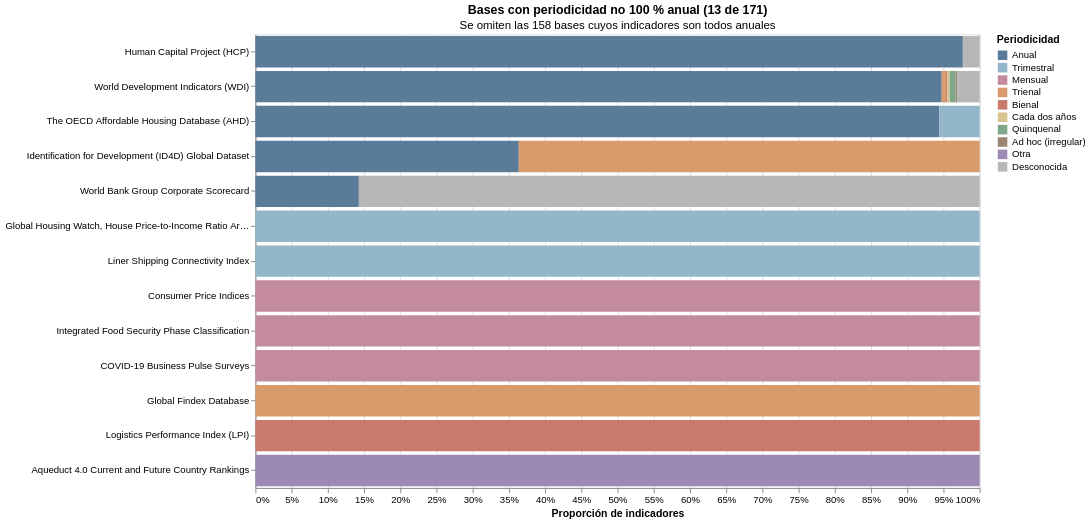

Notebook code cell kept with this figure:
### Markdown cell above
### 5.5 Barras apiladas de periodicidad

**Pregunta:** ¿qué bases del catálogo no son puramente anuales?  
**Codificación:** composición porcentual de cada base; se muestran **solo las bases que no son 100 % anuales**. Las restantes se omiten porque una barra completamente anual no aporta información.  
**Fuente:** metadatos de la API (`periodicity`).

Cada barra se etiqueta con el **nombre legible** de la base (el código queda en el tooltip). Las periodicidades se muestran sin agrupar y traducidas al español. El color es único por tipo de periodicidad y se repite en todas las barras.

**Lectura:** la periodicidad anual es casi universal; las excepciones son bases específicas (encuestas, precios, índices).

### Code cell
PERIODICITY_LABELS = {
    "Annual": "Anual",
    "Triennial": "Trienal",
    "Biennial": "Bienal",
    "Every two years": "Cada dos años",
    "Five-Year Interval": "Quinquenal",
    "Ad hoc [adhoc]": "Ad hoc (irregular)",
    "Monthly": "Mensual",
    "Quarterly": "Trimestral",
    "Other": "Otra",
    "Unknown": "Desconocida",
}

per_base = (
    indicators.groupby(["database_id", "periodicity"]).size().reset_index(name="count")
)
base_totals = per_base.groupby("database_id")["count"].sum()
shares = (
    per_base.pivot_table(
        index="database_id", columns="periodicity", values="count", fill_value=0
    )
    .div(base_totals, axis=0)
    .fillna(0)
)
shares["annual_share"] = shares.get("Annual", 0)
shares["quarterly_share"] = shares.get("Quarterly", 0)
shares["monthly_share"] = shares.get("Monthly", 0)
shares["other_share"] = 1 - shares[
    ["annual_share", "quarterly_share", "monthly_share"]
].sum(axis=1)
non_annual = shares[shares["annual_share"] < 1].copy()
non_annual["has_quarterly"] = (non_annual["quarterly_share"] > 0).astype(int)
non_annual["has_monthly"] = (non_annual["monthly_share"] > 0).astype(int)
non_annual = non_annual.sort_values(
    ["annual_share", "has_quarterly", "has_monthly", "other_share", "database_id"],
    ascending=[False, False, False, False, True],
)
non_annual_ids = non_annual.index.tolist()

per_non = per_base[per_base["database_id"].isin(non_annual_ids)].copy()
per_non["database_label"] = per_non["database_id"].map(
    lambda database_id: DB_LABELS.get(database_id, database_id)
)
per_non["periodicity_label"] = per_non["periodicity"].map(
    lambda value: PERIODICITY_LABELS.get(value, value)
)
per_non["database_name"] = per_non["database_label"]

label_order = [
    DB_LABELS.get(database_id, database_id) for database_id in non_annual_ids
]
PERIODICITY_DOMAIN = [
    "Anual",
    "Trimestral",
    "Mensual",
    "Trienal",
    "Bienal",
    "Cada dos años",
    "Quinquenal",
    "Ad hoc (irregular)",
    "Otra",
    "Desconocida",
]
present_labels = set(per_non["periodicity_label"])
periodicity_order = [label for label in PERIODICITY_DOMAIN if label in present_labels]
periodicity_palette = [PERIODICITY_COLORS[label] for label in periodicity_order]

print(f"Bases no 100 % anuales: {len(non_annual_ids)} de {len(base_totals)}")

chart = (
    alt.Chart(per_non)
    .mark_bar()
    .encode(
        y=alt.Y(
            "database_label:N",
            sort=label_order,
            title=None,
            axis=alt.Axis(labelLimit=260),
        ),
        x=alt.X("count:Q", stack="normalize", title="Proporción de indicadores"),
        color=alt.Color(
            "periodicity_label:N",
            title="Periodicidad",
            scale=alt.Scale(domain=periodicity_order, range=periodicity_palette),
        ),
        tooltip=[
            alt.Tooltip("database_id:N", title="Código"),
            alt.Tooltip("database_name:N", title="Nombre"),
            alt.Tooltip("periodicity_label:N", title="Periodicidad"),
            alt.Tooltip("count:Q", title="Indicadores", format=","),
        ],
    )
    .properties(
        width=760,
        height=len(non_annual_ids) * 32 + 60,
        title=alt.TitleParams(
            text=f"Bases con periodicidad no 100 % anual ({len(non_annual_ids)} de {len(base_totals)})",
            subtitle=f"Se omiten las {len(base_totals) - len(non_annual_ids)} bases cuyos indicadores son todos anuales",
        ),
    )
)

chart

### Figure 1 — Vega-Lite specification as saved in the notebook (floating-point values rounded to 4 significant figures)
{"config": {"view": {"continuousWidth": 300, "continuousHeight": 300}}, "data": {"name": "data-3b76d14279d2f58aca8086526855f9d4"}, "mark": {"type": "bar"}, "encoding": {"color": {"field": "periodicity_label", "scale": {"domain": ["Anual", "Trimestral", "Mensual", "Trienal", "Bienal", "Cada dos años", "Quinquenal", "Ad hoc (irregular)", "Otra", "Desconocida"], "range": ["#5B7C99", "#93B7C9", "#C48B9F", "#D99A6C", "#C97A6D", "#D9C58F", "#7FA88B", "#9C8573", "#9B8BB4", "#B7B7B7"]}, "title": "Periodicidad", "type": "nominal"}, "tooltip": [{"field": "database_id", "title": "Código", "type": "nominal"}, {"field": "database_name", "title": "Nombre", "type": "nominal"}, {"field": "periodicity_label", "title": "Periodicidad", "type": "nominal"}, {"field": "count", "format": ",", "title": "Indicadores", "type": "quantitative"}], "x": {"field": "count", "stack": "normalize", "title": "Proporción de indicadores", "type": "quantitative"}, "y": {"axis": {"labelLimit": 260}, "field": "database_label", "sort": ["Human Capital Project (HCP)", "World Development Indicators (WDI)", "The OECD Affordable Housing Database (AHD)", "Identification for Development (ID4D) Global Dataset", "World Bank Group Corporate Scorecard", "Global Housing Watch, House Price-to-Income Ratio Around the World", "Liner Shipping Connectivity Index", "Consumer Price Indices", "Integrated Food Security Phase Classification", "COVID-19 Business Pulse Surveys", "Global Findex Database", "Logistics Performance Index (LPI)", "Aqueduct 4.0 Current and Future Country Rankings"], "title": null, "type": "nominal"}}, "height": 476, "title": {"text": "Bases con periodicidad no 100 % anual (13 de 171)", "subtitle": "Se omiten las 158 bases cuyos indicadores son todos anuales"}, "width": 760, "$schema": "https://vega.github.io/schema/vega-lite/v6.4.1.json", "datasets": {"data-3b76d14279d2f58aca8086526855f9d4": [{"database_id": "FAO_CP", "periodicity": "Monthly", "count": 3, "database_label": "Consumer Price Indices", "periodicity_label": "Mensual", "database_name": "Consumer Price Indices"}, {"database_id": "IMF_GHW", "periodicity": "Quarterly", "count": 1, "database_label": "Global Housing Watch, House Price-to-Income Ratio Around the World", "periodicity_label": "Trimestral", "database_name": "Global Housing Watch, House Price-to-Income Ratio Around the World"}, {"database_id": "IPC_IPC", "periodicity": "Monthly", "count": 2, "database_label": "Integrated Food Security Phase Classification", "periodicity_label": "Mensual", "database_name": "Integrated Food Security Phase Classification"}, {"database_id": "OECD_AHD", "periodicity": "Annual", "count": 17, "database_label": "The OECD Affordable Housing Database (AHD)", "periodicity_label": "Anual", "database_name": "The OECD Affordable Housing Database (AHD)"}, {"database_id": "OECD_AHD", "periodicity": "Quarterly", "count": 1, "database_label": "The OECD Affordable Housing Database (AHD)", "periodicity_label": "Trimestral", "database_name": "The OECD Affordable Housing Database (AHD)"}, {"database_id": "UNCTAD_LSC", "periodicity": "Quarterly", "count": 1, "database_label": "Liner Shipping Connectivity Index", "periodicity_label": "Trimestral", "database_name": "Liner Shipping Connectivity Index"}, {"database_id": "WB_BPS", "periodicity": "Monthly", "count": 28, "database_label": "COVID-19 Business Pulse Surveys", "periodicity_label": "Mensual", "database_name": "COVID-19 Business Pulse Surveys"}, {"database_id": "WB_CSC", "periodicity": "Annual", "count": 8, "database_label": "World Bank Group Corporate Scorecard", "periodicity_label": "Anual", "database_name": "World Bank Group Corporate Scorecard"}, {"database_id": "WB_CSC", "periodicity": "Unknown", "count": 48, "database_label": "World Bank Group Corporate Scorecard", "periodicity_label": "Desconocida", "database_name": "World Bank Group Corporate Scorecard"}, {"database_id": "WB_FINDEX", "periodicity": "Triennial", "count": 280, "database_label": "Global Findex Database", "periodicity_label": "Trienal", "database_name": "Global Findex Database"}, {"database_id": "WB_HCP", "periodicity": "Annual", "count": 126, "database_label": "Human Capital Project (HCP)", "periodicity_label": "Anual", "database_name": "Human Capital Project (HCP)"}, {"database_id": "WB_HCP", "periodicity": "Unknown", "count": 3, "database_label": "Human Capital Project (HCP)", "periodicity_label": "Desconocida", "database_name": "Human Capital Project (HCP)"}, {"database_id": "WB_ID4D", "periodicity": "Annual", "count": 4, "database_label": "Identification for Development (ID4D) Global Dataset", "periodicity_label": "Anual", "database_name": "Identification for Development (ID4D) Global Dataset"}, {"database_id": "WB_ID4D", "periodicity": "Triennial", "count": 7, "database_label": "Identification for Development (ID4D) Global Dataset", "periodicity_label": "Trienal", "database_name": "Identification for Development (ID4D) Global Dataset"}, {"database_id": "WB_LPI", "periodicity": "Biennial", "count": 7, "database_label": "Logistics Performance Index (LPI)", "periodicity_label": "Bienal", "database_name": "Logistics Performance Index (LPI)"}, {"database_id": "WB_WDI", "periodicity": "Ad hoc [adhoc]", "count": 4, "database_label": "World Development Indicators (WDI)", "periodicity_label": "Ad hoc (irregular)", "database_name": "World Development Indicators (WDI)"}, {"database_id": "WB_WDI", "periodicity": "Annual", "count": 1464, "database_label": "World Development Indicators (WDI)", "periodicity_label": "Anual", "database_name": "World Development Indicators (WDI)"}, {"database_id": "WB_WDI", "periodicity": "Biennial", "count": 3, "database_label": "World Development Indicators (WDI)", "periodicity_label": "Bienal", "database_name": "World Development Indicators (WDI)"}, {"database_id": "WB_WDI", "periodicity": "Every two years", "count": 5, "database_label": "World Development Indicators (WDI)", "periodicity_label": "Cada dos años", "database_name": "World Development Indicators (WDI)"}, {"database_id": "WB_WDI", "periodicity": "Five-Year Interval", "count": 12, "database_label": "World Development Indicators (WDI)", "periodicity_label": "Quinquenal", "database_name": "World Development Indicators (WDI)"}, {"database_id": "WB_WDI", "periodicity": "Triennial", "count": 9, "database_label": "World Development Indicators (WDI)", "periodicity_label": "Trienal", "database_name": "World Development Indicators (WDI)"}, {"database_id": "WB_WDI", "periodicity": "Unknown", "count": 48, "database_label": "World Development Indicators (WDI)", "periodicity_label": "Desconocida", "database_name": "World Development Indicators (WDI)"}, {"database_id": "WRI_AQDT", "periodicity": "Other", "count": 1, "database_label": "Aqueduct 4.0 Current and Future Country Rankings", "periodicity_label": "Otra", "database_name": "Aqueduct 4.0 Current and Future Country Rankings"}]}}
